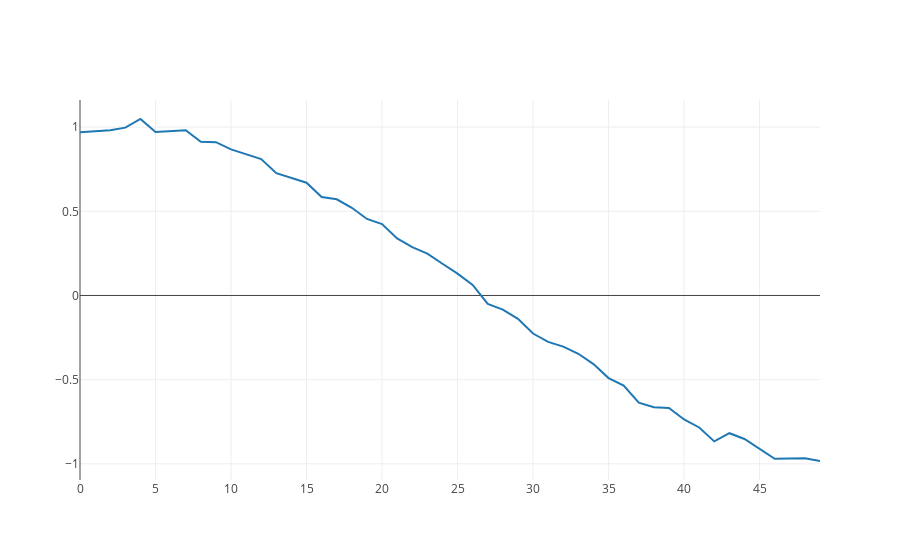

Source (notebook cell):
### Code cell
np.random.shuffle (start_indices)
train_indices = start_indices[0:int(train_size)]
dev_indices= start_indices[int(train_size):int(train_size+dev_size)]
test_indices = start_indices[int(train_size+dev_size):int(train_size+dev_size+test_size)]

def get_batch(batch_index, indexes, size=batch_size):
    """Get a batch of examples. Indexes is a list of shuffled starting points. """
    batch_start_indexes = indexes[batch_index*size:batch_index*size+size]
    batch_inputs = np.zeros((size,sequence_length, input_feature_count))
    batch_targets = np.zeros((size,prediction_length))
    for i in range(size):
        se = batch_start_indexes[i]
        part = signal_amp[se:se+sequence_length]
        batch_inputs[i,0:sequence_length,0] = part
        batch_targets[i,0] = signal_amp[se+sequence_length+1]

    return batch_inputs,batch_targets

#test the function
batch_inputs,batch_targets = get_batch(train_batch_count-1,train_indices)
print(batch_inputs.shape,batch_targets.shape)

example_inputs = batch_inputs[0,:,:]
example_targets =  batch_targets[0,:]
print(example_inputs.shape)
b_i = 1
b_s = batch_inputs[b_i,0:sequence_length,0]
plotly.offline.iplot({
    "data": [Scatter(y=b_s)],
    "layout": Layout(title="")
})

### Figure 1 — Plotly figure (JSON) as saved in the notebook; plotly's stock layout.template omitted (floating-point values rounded to 4 significant figures)
{"data": [{"type": "scatter", "y": [0.9703, 0.9753, 0.9815, 0.9972, 1.048, 0.9718, 0.9773, 0.9812, 0.9126, 0.9105, 0.8678, 0.8391, 0.8102, 0.7264, 0.6995, 0.6698, 0.5849, 0.5712, 0.521, 0.4546, 0.4245, 0.3386, 0.2867, 0.2488, 0.1887, 0.1298, 0.06257, -0.05005, -0.08423, -0.1388, -0.2262, -0.2755, -0.3035, -0.3464, -0.4075, -0.4908, -0.5351, -0.6372, -0.6642, -0.6686, -0.7367, -0.7842, -0.867, -0.8183, -0.8527, -0.9114, -0.9704, -0.968, -0.9673, -0.9834]}], "layout": {"title": ""}}
